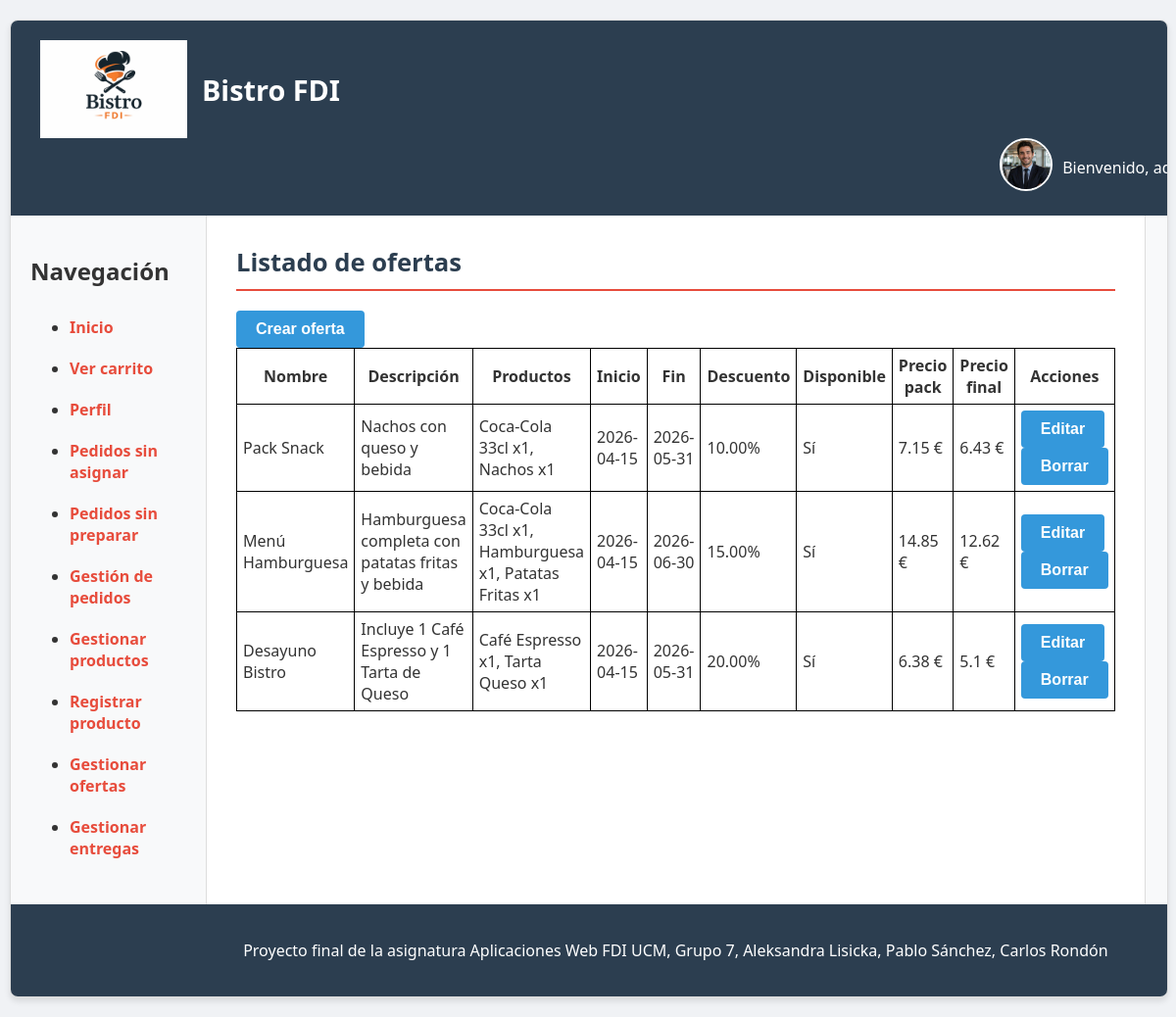
/usuarios/gerente/ofertas.php (signed in), run on the app's committed database.
### tables this page shows
CREATE TABLE `ofertas` (
  `id`          INT(11)       NOT NULL AUTO_INCREMENT,
  `nombre`      VARCHAR(100)  NOT NULL,
  `descripcion` TEXT,
  `fechaInicio` DATE          NOT NULL,
  `fechaFin`    DATE          NOT NULL,
  `descuento`   DECIMAL(5,2)  NOT NULL,
  `activa`      TINYINT(1)    NOT NULL DEFAULT 1,
  PRIMARY KEY (`id`)
);

### includes/clases/ofertas/Oferta.php (called while the page is built, shortened)
<?php
class Oferta {
    private $idOferta;
    private $nombre;
    private $descripcion;
    private $fechaInicio;
    private $fechaFin;
    private $descuento;
    private $activa;
    public function __construct($idOferta, $nombre, $descripcion, $fechaInicio, $fechaFin, $descuento, $activa = 1) {
        $this->idOferta = $idOferta;
        $this->nombre = $nombre;
        $this->descripcion = $descripcion;
        $this->fechaInicio = $fechaInicio;
        $this->fechaFin = $fechaFin;
        $this->descuento = $descuento;
        $this->activa = $activa ?? 1;
    }
    public function getNombre() {
        return $this->nombre;
    }
    public function getDescripcion() {
        return $this->descripcion;
    }
    public function getFechaInicio() {
        return $this->fechaInicio;
    }
    public function getFechaFin() {
        return $this->fechaFin;
    }
    public function getDescuento() {
        return $this->descuento;
    }
    public static function listarOfertas() {
        $conn = Aplicacion::getInstance()->getConexionBd();
        $query = "SELECT * FROM ofertas ORDER BY fechaInicio DESC, id DESC";
        $rs = $conn->query($query);
        if ($rs && $rs->num_rows > 0) {
            $ofertas = [];
            while ($fila = $rs->fetch_assoc()) {
                $ofertas[] = new Oferta(
                    $fila['id'],
                    $fila['nombre'],
                    $fila['descripcion'],
                    $fila['fechaInicio'],
                    $fila['fechaFin'],
                    $fila['descuento'],
                    $fila['activa']
                );
            }
            return $ofertas;
        }
        return null;
    }
    public static function productosOferta($idOferta) {
        $conn = Aplicacion::getInstance()->getConexionBd();
        $query = sprintf(
            "SELECT op.producto_id, op.cantidad, p.nombreProd, p.precio, p.iva
             FROM oferta_productos op
             JOIN productos p ON p.id = op.producto_id
             WHERE op.oferta_id = %d
             ORDER BY p.nombreProd ASC",
            (int)$idOferta
        );
        $rs = $conn->query($query);
        $productos = [];
        if ($rs) {
            while ($fila = $rs->fetch_assoc()) {
                $productos[] = $fila;
            }
        }
        return $productos;
    }
    public function getProductos() {
        return self::productosOferta($this->idOferta);
    }
    public function precioPackConIva() {
        $productos = self::productosOferta($this->idOferta);
        $total = 0;
        foreach ($productos as $producto) {
            $precio = (float)$producto['precio'];
            $iva = (int)$producto['iva'];
            $cantidad = (int)$producto['cantidad'];
            $precioConIva = $precio * (1 + ($iva / 100));
            $total += $precioConIva * $cantidad;
        }
        return round($total, 2);
    }
    public function ahorroOferta() {
        $precioBase = $this->precioPackConIva();
        $descuento = (float)$this->descuento;
        return round($precioBase * ($descuento / 100), 2);
    }
    public function precioFinalOferta() {
        return round($this->precioPackConIva() - $this->ahorroOferta(), 2);
    }
    public function estaDisponible() {
        $hoy = date('Y-m-d');
        return $this->activa
            && $hoy >= $this->fechaInicio
            && $hoy <= $this->fechaFin;
    }
}

### includes/clases/ofertas/FormularioGestionarOfertas.php (the view, shortened to what this page needs)
<?php
class FormularioGestionarOfertas extends Formulario
{
    protected function generaCamposFormulario(&$datos)
    {
        $ofertas = Oferta::listarOfertas();
        $filas = '';
        if ($ofertas) {
            foreach ($ofertas as $oferta) {
                $estado = $oferta->estaDisponible() ? 'Sí' : 'No';
                $productos = $oferta->getProductos();
                $productosTexto = '';
                if ($productos && count($productos) > 0) {
                    $partes = [];
                    foreach ($productos as $producto) {
                        $partes[] = $producto['nombreProd'] . ' x' . $producto['cantidad'];
                    }
                    $productosTexto = implode(', ', $partes);
                }
                else {
                    $productosTexto = 'Sin productos';
                }
                $filas .= "<tr>
                    <td>{$oferta->getNombre()}</td>
                    <td>{$oferta->getDescripcion()}</td>
                    <td>{$productosTexto}</td>
                    <td>{$oferta->getFechaInicio()}</td>
                    <td>{$oferta->getFechaFin()}</td>
                    <td>{$oferta->getDescuento()}%</td>
                    <td>{$estado}</td>
                    <td>" . $oferta->precioPackConIva() . " €</td>
                    <td>" . $oferta->precioFinalOferta() . " €</td>
                    <td>
                        <div>
                            <button type='submit' name='editarOferta'>Editar</button>
                            <button type='submit' name='borrarOferta' onclick=\"return confirm('¿Seguro que quieres borrar esta oferta?');\">Borrar</button>
                            <input type='hidden' name='idOferta' value='{$oferta->getIdOferta()}'>
                        </div>
                    </td>
                </tr>";
            }
        }
        $html = <<<EOS
        <div>
            <button type='submit' name='crearOferta'>Crear oferta</button>
        </div>
        <table class="tabla-ofertas">
            <thead>
                <tr>
                    <th>Nombre</th>
                    <th>Descripción</th>
                    <th>Productos</th>
                    <th>Inicio</th>
                    <th>Fin</th>
                    <th>Descuento</th>
                    <th>Disponible</th>
                    <th>Precio pack</th>
                    <th>Precio final</th>
                    <th>Acciones</th>
                </tr>
            </thead>
            <tbody>
                $filas
            </tbody>
        </table>
        EOS;
        return $html;
    }
}

### css/estilo.css (style rules this page uses)
body { background-color: #f0f2f5; font-family: Segoe UI, Roboto, Helvetica, Arial, sans-serif; margin: 0; padding: 20px 10px; color: #333; }
button, a.boton { border: none; border-radius: 4px; font-size: 1em; font-weight: bold; padding: 10px 20px; cursor: pointer; background-color: #3498db; color: white; text-align: center; text-decoration: none; display: inline-block; transition: background-color 0.3s; }
.tabla-ofertas { border-collapse: collapse; width: 100%; }
.tabla-ofertas th, .tabla-ofertas td { border: 1px solid #000; padding: 6px; }

### data on the page
ofertas: nombre "Pack Snack", descripcion "Nachos con queso y bebida", productosTexto "Coca-Cola 33cl x1, Nachos x1", fechaInicio "2026-04-15", fechaFin "2026-05-31", descuento "10.00", estado "Sí", precioPackConIva "7.15", precioFinalOferta "6.43"
ofertas: nombre "Menú Hamburguesa", descripcion "Hamburguesa completa con patatas fritas y bebida", productosTexto "Coca-Cola 33cl x1, Hamburguesa x1, Patatas Fritas x1", fechaInicio "2026-04-15", fechaFin "2026-06-30", descuento "15.00", estado "Sí", precioPackConIva "14.85", precioFinalOferta "12.62"
ofertas: nombre "Desayuno Bistro", descripcion "Incluye 1 Café Espresso y 1 Tarta de Queso", productosTexto "Café Espresso x1, Tarta Queso x1", fechaInicio "2026-04-15", fechaFin "2026-05-31", descuento "20.00", estado "Sí", precioPackConIva "6.38", precioFinalOferta "5.1"

### other printed values
$params['cabecera'] "Bistro FDI"
